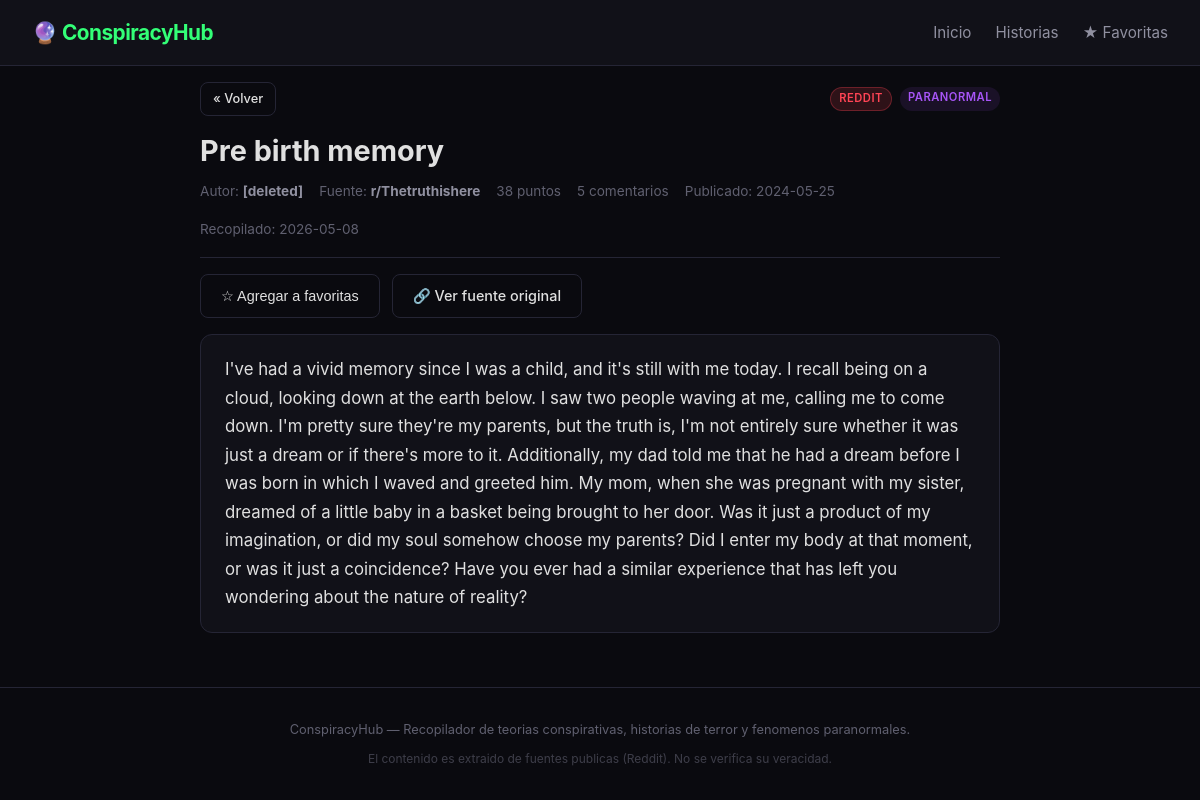
The app's page /stories/82 with its own data.
### tables this page shows
CREATE TABLE stories (
    id INTEGER PRIMARY KEY AUTOINCREMENT,
    title TEXT NOT NULL,
    content TEXT DEFAULT '',
    author TEXT DEFAULT '',
    source TEXT NOT NULL,
    source_url TEXT NOT NULL,
    sub_source TEXT DEFAULT '',
    score INTEGER DEFAULT 0,
    comment_count INTEGER DEFAULT 0,
    category TEXT DEFAULT 'paranormal',
    published_at TIMESTAMP,
    fetched_at TIMESTAMP DEFAULT CURRENT_TIMESTAMP,
    is_favorite INTEGER DEFAULT 0
);

### app.py (the view)
@app.get("/stories/{story_id}", response_class=HTMLResponse)
async def story_detail(request: Request, story_id: int):
    story = get_story(story_id)
    if not story:
        return templates.TemplateResponse(
            "story_detail.html",
            {"request": request, "story": None, "categories": CATEGORIES},
            status_code=404,
        )
    return templates.TemplateResponse(
        "story_detail.html",
        {"request": request, "story": story, "categories": CATEGORIES},
    )

### templates/story_detail.html (shortened to what this page needs)
{% extends "base.html" %}
{% block content %}
{% if story %}
<article class="story-detail">
    <div class="story-header">
        <a href="/stories" class="btn btn-outline btn-sm">&laquo; Volver</a>
        <div class="story-badges">
            <span class="badge badge-{{ story.source }}">{{ story.source }}</span>
            <span class="badge badge-{{ story.category }}">{{ story.category }}</span>
        </div>
    </div>
    <h1 class="story-title">{{ story.title }}</h1>
    <div class="story-info">
        {% if story.author %}<span>Autor: <strong>{{ story.author }}</strong></span>{% endif %}
        {% if story.sub_source %}<span>Fuente: <strong>{% if story.source == 'reddit' %}r/{% endif %}{{ story.sub_source }}</strong></span>{% endif %}
        <span>{{ story.score }} puntos</span>
        <span>{{ story.comment_count }} comentarios</span>
        <span>Publicado: {{ story.published_at[:10] if story.published_at else '?' }}</span>
        <span>Recopilado: {{ story.fetched_at[:10] if story.fetched_at else '?' }}</span>
    </div>
    <div class="story-actions">
        <button class="btn btn-outline favorite-btn" data-id="{{ story.id }}" data-fav="{{ story.is_favorite }}">
            {% if story.is_favorite %}&#9733; Quitar de favoritas{% else %}&#9734; Agregar a favoritas{% endif %}
        </button>
        <a href="{{ story.source_url }}" target="_blank" rel="noopener" class="btn btn-outline">
            &#128279; Ver fuente original
        </a>
    </div>
    <div class="story-content">
        {% if story.content %}
            {% for paragraph in story.content.strip().split('\n') %}
                {% if paragraph.strip() %}
                    <p>{{ paragraph }}</p>
                {% endif %}
            {% endfor %}
        {% else %}
            <p class="no-content"><em>Esta historia no tiene contenido de texto. <a href="{{ story.source_url }}" target="_blank" rel="noopener">Ver en la fuente original</a>.</em></p>
        {% endif %}
    </div>
</article>
{% else %}
<div class="empty-state">
    <p>&#128128; Historia no encontrada.</p>
    <p>Esta historia ya no existe o fue eliminada.</p>
    <a href="/stories" class="btn btn-primary">Ver todas las historias</a>
</div>
{% endif %}
{% endblock %}

### static/style.css (style rules this page uses)
:root { --bg-primary: #0a0a0f; --bg-secondary: #111118; --bg-card: #16161f; --bg-card-hover: #1e1e2a; --text-primary: #e0e0e0; --text-secondary: #9090a0; --text-muted: #606070; --accent-green: #33ff77; --accent-red: #ff4455; --accent-purple: #a855f7; --accent-blue: #3388ff; --accent-orange: #ff8844; --border: #252535; --border-hover: #3a3a4a; --radius: 8px; --radius-lg: 12px; --shadow: 0 2px 12px rgba(0, 0, 0, 0.4); --transition: 0.2s ease; }
*, *::before, *::after { margin: 0; padding: 0; box-sizing: border-box; }
html { font-size: 16px; scroll-behavior: smooth; }
body { font-family: -apple-system, BlinkMacSystemFont, "Segoe UI", Roboto, Oxygen, Ubuntu, Cantarell, sans-serif; background: var(--bg-primary); color: var(--text-primary); line-height: 1.6; min-height: 100vh; display: flex; flex-direction: column; }
.btn { display: inline-block; padding: 0.6rem 1.25rem; border: 1px solid var(--border); border-radius: var(--radius); font-size: 0.9rem; font-weight: 500; cursor: pointer; text-decoration: none; transition: all var(--transition); color: var(--text-primary); background: var(--bg-card); }
.btn-sm { padding: 0.35rem 0.75rem; font-size: 0.8rem; }
.btn-outline { background: transparent; border: 1px solid var(--border); }
.badge { display: inline-block; padding: 0.15rem 0.5rem; border-radius: 20px; font-size: 0.7rem; font-weight: 600; text-transform: uppercase; letter-spacing: 0.5px; }
.badge-reddit { background: rgba(255, 68, 85, 0.15); color: var(--accent-red); border: 1px solid rgba(255, 68, 85, 0.3); }
.badge-paranormal { background: rgba(168, 85, 247, 0.1); color: var(--accent-purple); }
.story-detail { max-width: 800px; margin: 0 auto; }
.story-header { display: flex; justify-content: space-between; align-items: center; margin-bottom: 1rem; }
.story-badges { display: flex; gap: 0.5rem; }
.story-title { font-size: 1.8rem; color: var(--text-primary); margin-bottom: 0.75rem; line-height: 1.3; }
.story-info { display: flex; flex-wrap: wrap; gap: 1rem; color: var(--text-muted); font-size: 0.85rem; margin-bottom: 1rem; padding-bottom: 1rem; border-bottom: 1px solid var(--border); }
.story-info strong { color: var(--text-secondary); }
.story-actions { display: flex; gap: 0.75rem; margin-bottom: 1rem; }
.story-content { background: var(--bg-secondary); border: 1px solid var(--border); border-radius: var(--radius-lg); padding: 1.25rem 1.5rem; line-height: 1.7; color: var(--text-primary); font-size: 1.05rem; word-wrap: break-word; }
.story-content p { margin-bottom: 0.6rem; white-space: pre-wrap; }
.story-content p:last-child { margin-bottom: 0; }

### records on screen
stories: source "REDDIT", category "PARANORMAL", title "Pre birth memory", author "[deleted]", sub_source "Thetruthishere", score "38", comment_count "5", published_at "2024-05-25", fetched_at "2026-05-08", content "I've had a vivid memory since I was a child, and it's still with me today. I recall being on a cloud, looking down at the earth below. I saw two people waving at me, calling me to come down. I'm pretty sure they're my parents, but the truth is, I'm not entirely sure whether it was just a dream or if there's more to it. Additionally, my dad told me that he had a dream before I was born in which I waved and greeted him. My mom, when she was pregnant with my sister, dreamed of a little baby in a basket being brought to her door. Was it just a product of my imagination, or did my soul somehow choose my parents? Did I enter my body at that moment, or was it just a coincidence? Have you ever had…"
